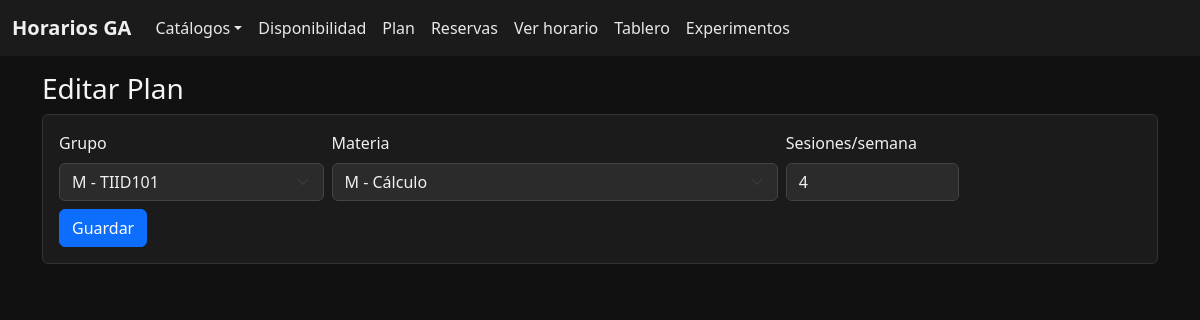
The app's page /plan/1/editar with its own data.
### app/models.py (models this page shows)
class MateriaGrupo(db.Model):
    id = db.Column(db.Integer, primary_key=True)
    grupo_id = db.Column(db.Integer, db.ForeignKey("grupo.id"), nullable=False)
    materia_id = db.Column(db.Integer, db.ForeignKey("materia.id"), nullable=False)
    sesiones_por_semana = db.Column(db.Integer, nullable=False, default=1)
    grupo = db.relationship("Grupo")
    materia = db.relationship("Materia")

class Grupo(db.Model):
    id = db.Column(db.Integer, primary_key=True)
    nombre = db.Column(db.String(50), nullable=False, unique=True)
    turno = db.Column(SAEnum(Turno, name="turno"), nullable=False)

class Materia(db.Model):
    id = db.Column(db.Integer, primary_key=True)
    nombre = db.Column(db.String(140), nullable=False, unique=True)
    turno = db.Column(SAEnum(Turno, name="turno"), nullable=False)
    bloques_duracion = db.Column(db.Integer, default=2)

### app/routes.py (the view, shortened to what this page needs)
@bp.route("/plan/<int:id>/editar", methods=["GET","POST"])
def plan_editar(id):
    p = MateriaGrupo.query.get_or_404(id)
    grupos = Grupo.query.order_by(Grupo.turno, Grupo.nombre).all()
    materias = Materia.query.order_by(Materia.turno, Materia.nombre).all()
    return render_template("plan_edit.html", plan=p, grupos=grupos, materias=materias)

### app/templates/plan_edit.html
{% extends "base.html" %}
{% block content %}
<h3>Editar Plan</h3>
<form method="post" class="card p-3">
  <div class="row g-2">
    <div class="col-md-3">
      <label>Grupo</label>
      <select name="grupo_id" class="form-select">
        {% for g in grupos %}<option value="{{ g.id }}" {% if g.id==plan.grupo_id %}selected{% endif %}>{{ g.turno.value[0] }} - {{ g.nombre }}</option>{% endfor %}
      </select>
    </div>
    <div class="col-md-5">
      <label>Materia</label>
      <select name="materia_id" class="form-select">
        {% for m in materias %}<option value="{{ m.id }}" {% if m.id==plan.materia_id %}selected{% endif %}>{{ m.turno.value[0] }} - {{ m.nombre }}</option>{% endfor %}
      </select>
    </div>
    <div class="col-md-2"><label>Sesiones/semana</label><input class="form-control" name="sesiones" type="number" value="{{ plan.sesiones_por_semana }}" min="1" max="10"></div>
  </div>
  <div class="mt-2"><button class="btn btn-primary">Guardar</button></div>
</form>
{% endblock %}

### app/static/css/styles.css (style rules this page uses)
body { background: #111; color: #eee; }
label, .form-label { color: #f0f0f0 !important; font-weight: 500; margin-bottom: 0.5rem; }
h1, h2, h3, h4, h5, h6 { color: #f5f5f5 !important; }
p, span, div { color: #e0e0e0; }
.card { background: #1b1b1b; border: 1px solid #333; }
.form-control, .form-select { background-color: #2b2b2b; border: 1px solid #444; color: #f0f0f0; }
.form-control::placeholder { color: #888; }
.btn { font-weight: 500; }
.btn-primary { background-color: #0d6efd; border-color: #0d6efd; color: #fff; }
input[type="text"], input[type="email"], input[type="number"], input[type="password"], textarea, select { background-color: #2b2b2b !important; border-color: #444 !important; color: #f0f0f0 !important; }

### records on screen
MateriaGrupo: grupo_id "M - TIID101", materia_id "M - Cálculo", sesiones "4"
